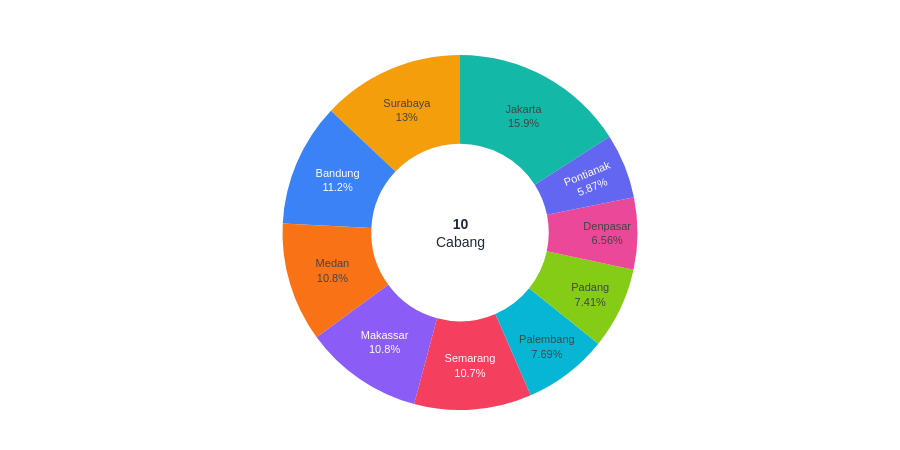

Notebook cell for this chart:
### Code cell
# 2. DONUT DISTRIBUSI CABANG
branch_total = df.groupby('Nama_Cabang')['Omset'].sum().sort_values(ascending=False)

fig2 = px.pie(values=branch_total.values, names=branch_total.index, hole=0.5,
              color_discrete_sequence=CHART_COLORS)
fig2.update_traces(textposition='inside', textinfo='percent+label', textfont_size=11,
                   hovertemplate='<b>%{label}</b><br>Rp %{value:,.0f}<br>%{percent}<extra></extra>')
fig2.update_layout(showlegend=False,
                   annotations=[dict(text=f'<b>{len(branch_total)}</b><br>Cabang', x=0.5, y=0.5,
                                    font_size=14, showarrow=False, font_color=COLORS['text'])])
styled(fig2, 450)
fig2.show()
save(fig2, '02_donut_cabang')

### Figure 1 — Plotly figure (JSON) as saved in the notebook; plotly's stock layout.template omitted (floating-point values rounded to 4 significant figures)
{"data": [{"domain": {"x": [0.0, 1.0], "y": [0.0, 1.0]}, "hole": 0.5, "hovertemplate": "<b>%{label}</b><br>Rp %{value:,.0f}<br>%{percent}<extra></extra>", "labels": ["Jakarta", "Surabaya", "Bandung", "Medan", "Makassar", "Semarang", "Palembang", "Padang", "Denpasar", "Pontianak"], "legendgroup": "", "name": "", "showlegend": true, "textfont": {"size": 11}, "textinfo": "percent+label", "textposition": "inside", "type": "pie", "values": [369977238, 300746237, 260462839, 251699464, 250787565, 247926039, 178443705, 172000578, 152216908, 136126424]}], "layout": {"annotations": [{"font": {"color": "#1E293B", "size": 14}, "showarrow": false, "text": "<b>10</b><br>Cabang", "x": 0.5, "y": 0.5}], "font": {"color": "#1E293B", "family": "Arial, Helvetica, sans-serif", "size": 12}, "height": 450, "legend": {"tracegroupgap": 0}, "margin": {"b": 40, "l": 50, "r": 30, "t": 55}, "paper_bgcolor": "white", "piecolorway": ["#14B8A6", "#F59E0B", "#3B82F6", "#F97316", "#8B5CF6", "#F43F5E", "#06B6D4", "#84CC16", "#EC4899", "#6366F1"], "plot_bgcolor": "white", "showlegend": false, "title": {"font": {"color": "#1E293B", "family": "Arial, Helvetica, sans-serif", "size": 15}, "x": 0, "xanchor": "left"}, "width": 900, "xaxis": {"gridcolor": "#E2E8F0", "zeroline": false}, "yaxis": {"gridcolor": "#E2E8F0", "zeroline": false}}}
